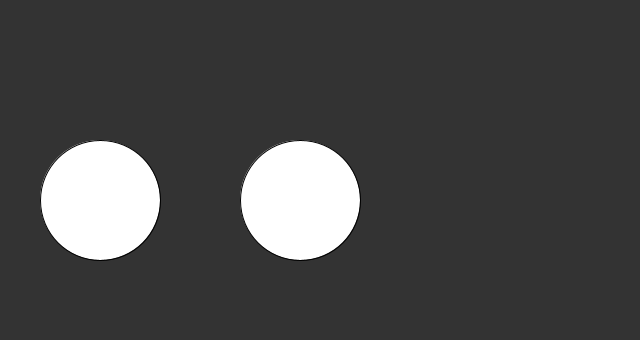
Frame 1 (no input)
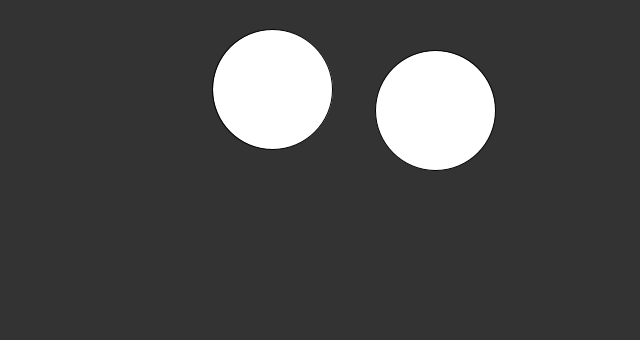
Frame 60 (the mouse pressed at the canvas centre just before this capture)
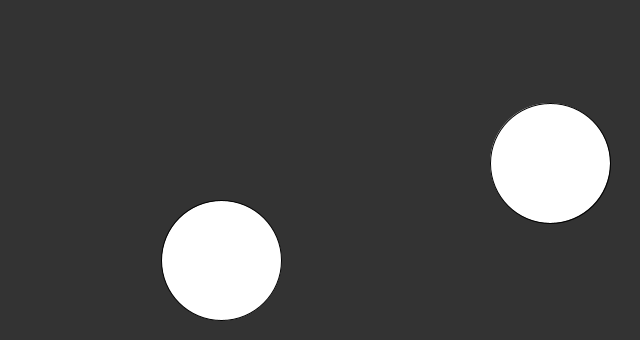
Frame 120 (the mouse held since frame 60 and released just before this capture)

The Processing sketch that drew these frames (run headless with seeded random() and noise(); from frame 60 on, the mouse is pressed at the canvas centre):

// Processing sketch: week15_04_circle_collision_cos_sin_vector_N_N2_M_M2_swap
// ── week15_04_circle_collision_cos_sin_vector_N_N2_M_M2_swap.pde
//week15_04_circle_collision_cos_sin_vector_N_N2_M_M2_swap
void setup(){
  size(640,340);
}
Ball ball=new Ball(100,200,60);
Ball ball2=new Ball(300,200,60);
void draw(){
  background(51);
  if(ball.checkCollision(ball2)) fill(#FFAAAA);
  else fill(255);
  ball.display();
  ball.update();
  ball2.display();
  ball2.update();
}

// ── Ball.pde
class Ball{
  float x,y,r;
  float vx,vy;
  Ball(int x0,int y0,int r0){
    x=x0;
    y=y0;
    r=r0;
    vx=random(-10,+10);
    vy=random(-10,+10);
  }
  boolean checkCollision(Ball other){
    if(dist(x+vx,y+vy,other.x+other.vx,other.y+other.vy)<= r+other.r){
      PVector diff = new PVector(other.x-x,other.y-y);
      float len=diff.mag();
      print(len);
      float a=diff.heading();
      PVector N =diff.copy().normalize();
      N.mult(N.dot(new PVector(vx,vy)));
      PVector N2=new PVector(-N.y,N.x).normalize();
      N2.mult(N2.dot(new PVector(vx,vy)));
      
      
      PVector M=diff.copy().normalize();
      M.mult(M.dot(new PVector(other.vx,other.vy)));
      PVector M2=new PVector(-M.y,M.x).normalize();
      M2.mult(M2.dot(new PVector(other.vx,other.vy)));
      PVector newV1=PVector.add(M,N2);
      PVector newV2=PVector.add(N,M2);
      vx=newV1.x;
      vy=newV1.y;
      other.vx=newV2.x;
      other.vy=newV2.y;
      return true;
    } else return false;
  }
  void update(){
    if(x+vx>640||x+vx<0)vx=-vx;
    if(y+vy<0||y+vy>360)vy=-vy;
    x+=vx;
    y+=vy;
  }
  void display(){
    ellipse(x,y,r+r,r+r);
  }
}
